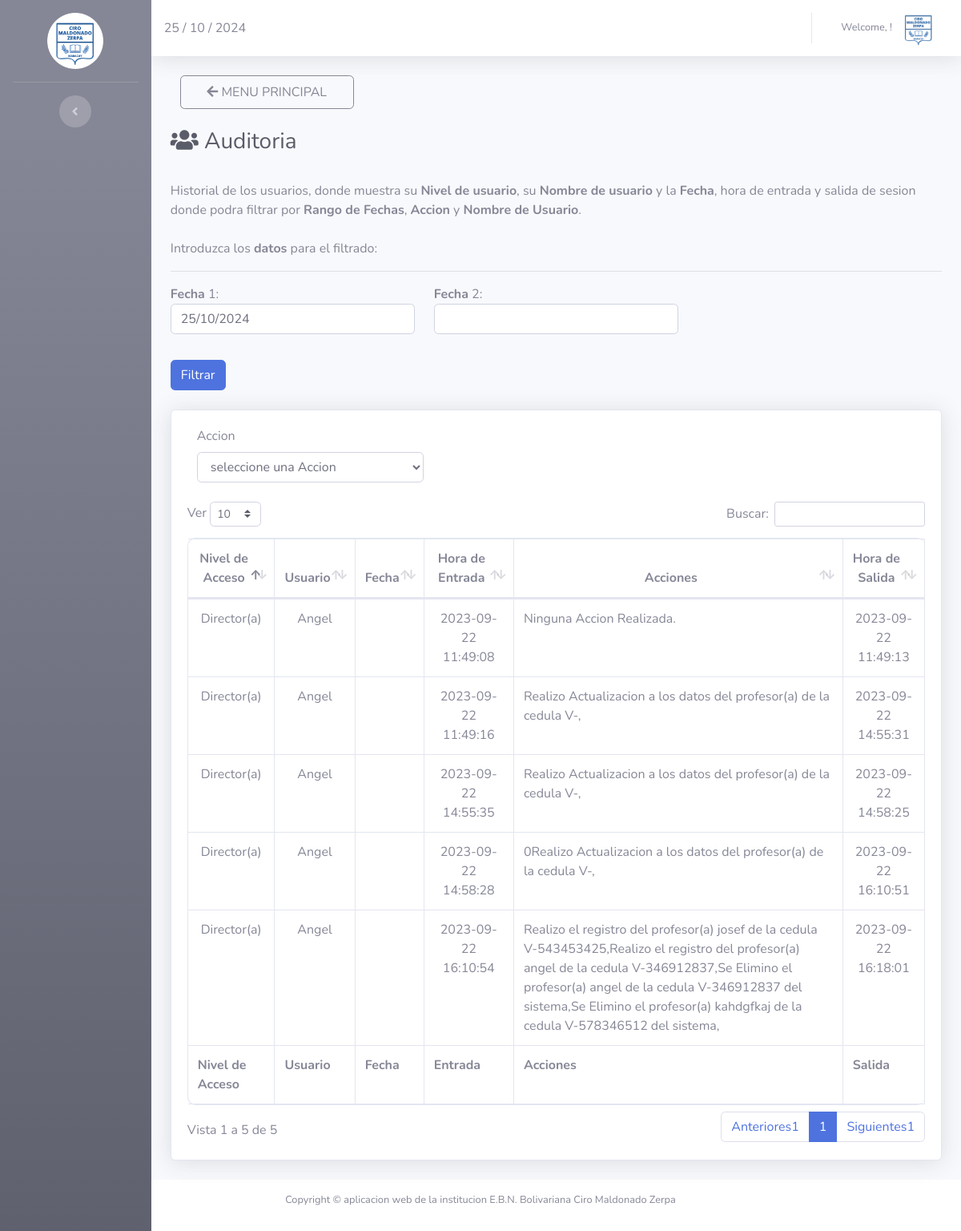
Before: /auditoria.php with the older database file.
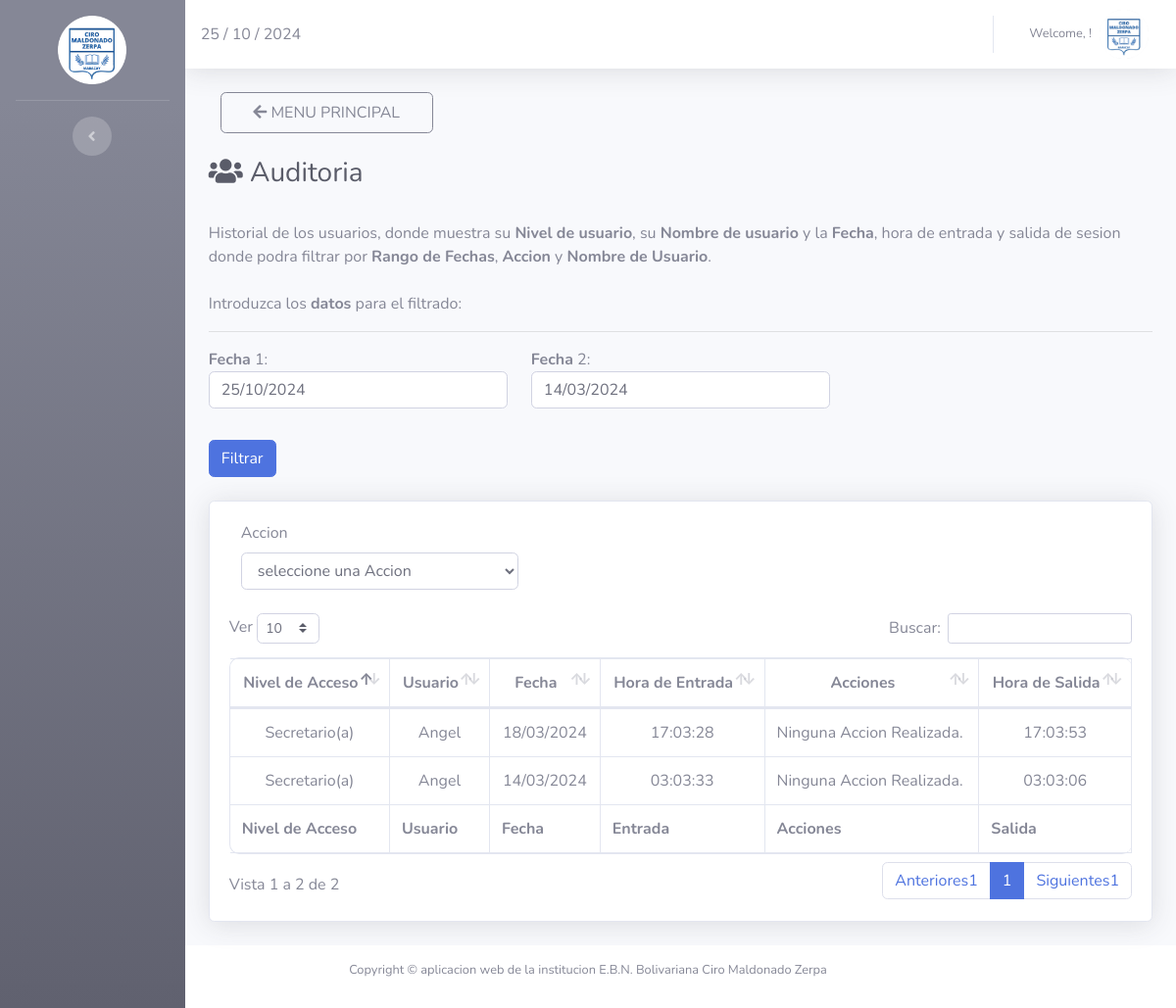
After: the same page with the newer database file.
### tables this page shows
CREATE TABLE `auditoria` (
  `id` int(11) NOT NULL,
  `id_usuario` int(100) NOT NULL,
  `nivel` enum('A','I') NOT NULL,
  `fecha` varchar(50) NOT NULL,
  `entrada` time NOT NULL,
  `acciones` mediumtext NOT NULL,
  `salida` time NOT NULL
);

CREATE TABLE `users` (
  `id` int(100) NOT NULL,
  `usuario` varchar(20) NOT NULL,
  `cedula` varchar(200) NOT NULL,
  `passwd` varchar(260) NOT NULL,
  `nivel` enum('I','A') NOT NULL,
  `activo` enum('si','no') NOT NULL
);

### src/basedata2.php (called while the page is built)
<?php
class baseData{
    public function conexion() {
        try{
            $dbuser = 'root';
            $dbpass = '';
            $pdo = new PDO('mysql:host=localhost;dbname=100', $dbuser, $dbpass);
            $pdo->setAttribute(PDO::ATTR_DEFAULT_FETCH_MODE, PDO::FETCH_ASSOC);
            $pdo->exec("SET NAMES 'utf8'");
            return $pdo;
        } catch (PDOException $e) {
            print "ERROR!: ". $e->getmessage() . "<br/>";
            die();
        }
    }
}

### src/auditoria.class.php (the view)
<?php
class auditoria {
    private $basedata;
    public function __construct() {
        $this->basedata = new baseData;
    }
    public function fecha() {
      $sql = "SELECT MIN(fecha) FROM auditoria";
      $stmt = $this->basedata->conexion()->prepare($sql);
      $stmt->execute();
      $fecha = $stmt->fetchColumn();
      return $fecha;
    }
    public function search1($valor1, $valor2){
      if (isset($valor1) && isset($valor2)){
        $sql = "SELECT * FROM auditoria
        INNER JOIN users ON users.id = auditoria.id_usuario WHERE fecha BETWEEN :valor1 AND :valor2 ORDER BY fecha DESC";
        $stmt = $this->basedata->conexion()->prepare($sql);
        $stmt->bindValue(':valor1',$valor1);
        $stmt->bindValue(':valor2',$valor2);
        $stmt->execute();
      }else{
      $sql = "SELECT * FROM auditoria
      INNER JOIN users ON users.id = auditoria.id_usuario ORDER BY fecha DESC";
      $stmt = $this->basedata->conexion()->prepare($sql);
      $stmt->execute();
      }
      while ($row = $stmt->fetch()) {
          if ($row['nivel'] == 'A'){
              $nivel = "Director(a)";
          }else{
              $nivel = "Secretario(a)";
          }
          echo '<tr class="articulos">';
          echo '<td ><center>';
          echo $nivel;
          echo '</td></center>';
          echo '<td><center>';
          echo $row['usuario'];
          echo '</td></center>';
          echo '<td><center>';
          echo $row['fecha'];
          echo '</td></center>';
          echo '<td><center>';
          echo $row['entrada'];
          echo '</td></center>';
          echo '<td>';
          echo $row['acciones'];
          echo '</td>';
          echo '<td><center>';
          echo $row['salida'];
          echo '</td></center>';
          echo '</tr>';
      }
  }
}
?>

### auditoria.php (shortened to what the changed rows need)
<?php
    include "Vista/parte.superior.php";
    include "src/auditoria.class.php";
    $registro = new auditoria;
    if (isset($_POST['save'])){
        $valor1 = $_POST['fecha1'];
		$valor2 = $_POST['fecha2'];
    }else{
        $valor1 = $registro->fecha();
		$valor2 = date("d/m/Y");
    }
?>
<!DOCTYPE html>
<html lang="es">
<head>
    <link href="vendor/fontawesome-free/css/all.min.css" rel="stylesheet" type="text/css">
    <link href="css/sb-admin-2.min.css" rel="stylesheet">
    <link href="vendor/datatables/dataTables.bootstrap4.min.css" rel="stylesheet">
</head>
<body id="page-top">
                <div class="container-fluid">
                    <br>
                    <h1 class="h3 mb-2 text-gray-800"><i class="fa fa-users"></i> Auditoria</h1>
                    <br>
                            <form method="POST" action="auditoria.php" id="miform" name="miform">
                                <div class="row">
                                    <div class="col-sm-8">
                                        <div class="form-group row">
                                            <div class="col">
                                                <span><b>Fecha</b> 2:</span>
                                                <input type="text" class="buscador form-control mb-3" id="fecha1" name="fecha1" value="<?php echo $valor1; ?>">
                                            </div>
                                        </div>
                                    </div>
                                </div>
                                <br>
                                <br>
                            </form>
                    <div class="card shadow mb-4" id="grado2Abajo" style="display:block;">
                        <div class="card-body">
                            <div class="col-4">
                              <label for="accion" class="form-label">Accion</label>
                              <select id="accion" name="accion" class="form-control">
                              </select>
                            </div>
                            <br>
                            <div class="table-responsive">
                                <table class="table table-bordered" width="100%" cellspacing="0" id="myTable2">
                                    <thead>
                                        <tr>
                                            <th><center>Nivel de Acceso</center></th>
                                            <th><center>Usuario</center></th>
                                            <th><center>Fecha</center></th>
                                            <th><center>Hora de Entrada</center></th>
                                            <th><center>Acciones</center></th>
                                            <th><center>Hora de Salida</center></th>
                                        </tr>
                                    </thead>
                                    <tbody>
                                        <?php
                                            $registro->search1($valor1, $valor2);
                                        ?>
                                    </tbody>
                                    <tfoot>
                                        <tr>
                                            <th>Nivel de Acceso</th>
                                            <th>Usuario</th>
                                            <th>Fecha</th>
                                            <th>Entrada</th>
                                            <th>Acciones</th>
                                            <th>Salida</th>
                                        </tr>
                                    </tfoot>
                                </table>
                            </div>
                        </div>
                    </div>
                </div>
                    <?php
                        include "Vista/parte_inferior.php";
                    ?>
</body>
</html>

Changed rows visible on the page:
removed auditoria: id_usuario.nivel "Director(a)", id_usuario.usuario "Angel", entrada "2023-09-22 11:49:08", acciones "Ninguna Accion Realizada.", salida "2023-09-22 11:49:13"
removed auditoria: id_usuario.nivel "Director(a)", id_usuario.usuario "Angel", entrada "2023-09-22 11:49:16", acciones "Realizo Actualizacion a los datos del profesor(a) de la cedula V-,", salida "2023-09-22 14:55:31"
removed auditoria: id_usuario.nivel "Director(a)", id_usuario.usuario "Angel", entrada "2023-09-22 14:55:35", acciones "Realizo Actualizacion a los datos del profesor(a) de la cedula V-,", salida "2023-09-22 14:58:25"
removed auditoria: id_usuario.nivel "Director(a)", id_usuario.usuario "Angel", entrada "2023-09-22 14:58:28", acciones "0Realizo Actualizacion a los datos del profesor(a) de la cedula V-,", salida "2023-09-22 16:10:51"
removed auditoria: id_usuario.nivel "Director(a)", id_usuario.usuario "Angel", entrada "2023-09-22 16:10:54", acciones "Realizo el registro del profesor(a) josef de la cedula V-543453425,Realizo el registro del profesor(a) angel de la cedula V-346912837,Se Elimino el profesor(a) angel de la cedula V-346912837 del sistema,Se Elimino el profesor(a) kahdgfkaj de la cedula V-578346512 del sistema,", salida "2023-09-22 16:18:01"
added auditoria: id_usuario.nivel "Secretario(a)", id_usuario.usuario "Angel", fecha "18/03/2024", entrada "17:03:28", acciones "Ninguna Accion Realizada.", salida "17:03:53"
added auditoria: id_usuario.nivel "Secretario(a)", id_usuario.usuario "Angel", fecha "14/03/2024", entrada "03:03:33", acciones "Ninguna Accion Realizada.", salida "03:03:06"
Other visible differences:
form field fecha1: (not shown) → "14/03/2024"
text written by a page script: "Ver Buscar: Vista 1 a 5 de 5 Anteriores1 1 Siguientes1" → "Ver Buscar: Vista 1 a 2 de 2 Anteriores1 1 Siguientes1"
